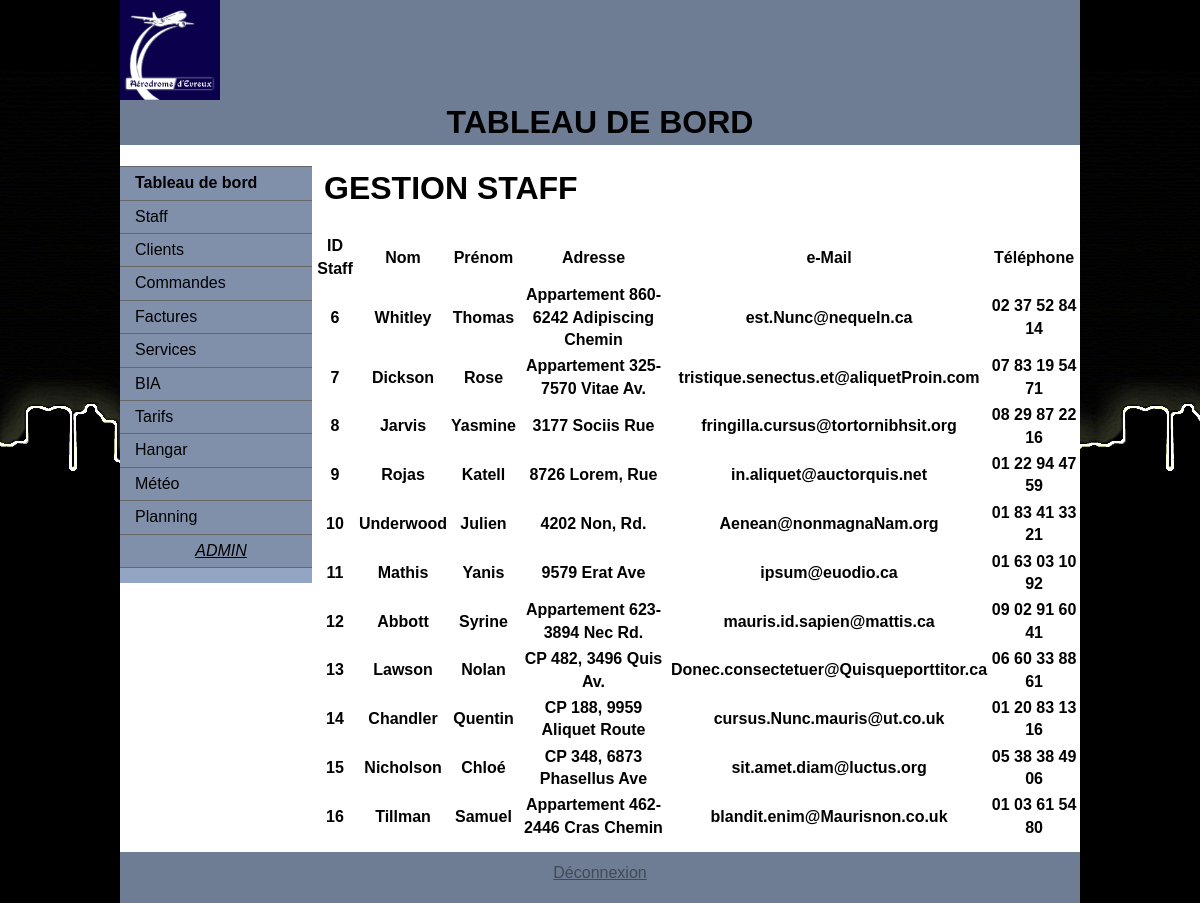
The app's page /backoffice/g_staff.php with its own data.
### tables this page shows
CREATE TABLE IF NOT EXISTS `staff` (
`idStaff` int(11) NOT NULL,
  `login` varchar(100) NOT NULL,
  `mdp` varchar(100) NOT NULL,
  `nom` varchar(100) NOT NULL,
  `prenom` varchar(100) NOT NULL,
  `adresse` varchar(100) NOT NULL,
  `email` varchar(100) NOT NULL,
  `telephone` varchar(100) NOT NULL,
  `experience` int(11) NOT NULL
);

### backoffice/g_staff.php (the view, shortened to what this page needs)
<!doctype html>
<html>
<head>
<link href="css/style.css" rel="stylesheet" type="text/css">
</head>
<body>
<div class="container">
  <div class="header">
  <?php
  	include("inc/header.php");
  ?>
  </div>
  <div class="sidebar1">
    <?php
		include("inc/nav.php");
	?>
    </div>
  <div class="content">
    <h1>GESTION STAFF</h1>
    <?php
				require_once('../inc/connection.php');
			?>
			<table class="table table-bordered table-inverse">
				<thead>
				<tr>
					<th>ID Staff</th>
					<th>Nom</th>
					<th>Prénom</th>
					<th>Adresse</th>
                    <th>e-Mail</th>
                    <th>Téléphone</th>
				</tr>
				</thead>
				<?php
				$reponse = $bdd->query('SELECT * FROM staff');;
				while ($donnees = $reponse->fetch())
				{
					echo '
					<tbody>
					<tr>
							<th>'.$donnees['idStaff'].'</th>
							<th>'.$donnees['nom'].'</th>
							<th>'.$donnees['prenom'].'</th>
							<th>'.$donnees['adresse'].'</th>
							<th>'.$donnees['email'].'</th>
							<th>'.$donnees['telephone'].'</th>
					</tr>
					</tbody>';
				}
				?>
			</table>
    </div>
  <div class="footer">
    <?php
		include("inc/footer.php");
	?>
  </div>
  </div>
</body>
</html>

### backoffice/css/style.css (style rules this page uses)
body { font: 100%/1.4 Verdana, Arial, Helvetica, sans-serif; background-image: url(../img/background.jpg); background-color: #4E5869; margin: 0; padding: 0; color: #000; }
h1, h2, h3, h4, h5, h6, p { margin-top: 0; padding-right: 12px; padding-left: 12px; }
.container { width: 80%; max-width: 1260px; min-width: 780px; background-color: #FFF; margin: 0 auto; }
.header { background-color: #6F7D94; }
.sidebar1 { float: left; width: 20%; background-color: #93A5C4; }
.content { padding: 0px 0px 10px 0px; width: 80%; float: left; }
.footer { padding: 10px 0px 2px 0px; background-color: #6F7D94; clear: both; }

### records on screen
staff: idStaff "6", nom "Whitley", prenom "Thomas", adresse "Appartement 860-6242 Adipiscing Chemin", email "est.Nunc@nequeIn.ca", telephone "02 37 52 84 14"
staff: idStaff "7", nom "Dickson", prenom "Rose", adresse "Appartement 325-7570 Vitae Av.", email "tristique.senectus.et@aliquetProin.com", telephone "07 83 19 54 71"
staff: idStaff "8", nom "Jarvis", prenom "Yasmine", adresse "3177 Sociis Rue", email "fringilla.cursus@tortornibhsit.org", telephone "08 29 87 22 16"
staff: idStaff "9", nom "Rojas", prenom "Katell", adresse "8726 Lorem, Rue", email "in.aliquet@auctorquis.net", telephone "01 22 94 47 59"
staff: idStaff "10", nom "Underwood", prenom "Julien", adresse "4202 Non, Rd.", email "Aenean@nonmagnaNam.org", telephone "01 83 41 33 21"
staff: idStaff "11", nom "Mathis", prenom "Yanis", adresse "9579 Erat Ave", email "ipsum@euodio.ca", telephone "01 63 03 10 92"
staff: idStaff "12", nom "Abbott", prenom "Syrine", adresse "Appartement 623-3894 Nec Rd.", email "mauris.id.sapien@mattis.ca", telephone "09 02 91 60 41"
staff: idStaff "13", nom "Lawson", prenom "Nolan", adresse "CP 482, 3496 Quis Av.", email "Donec.consectetuer@Quisqueporttitor.ca", telephone "06 60 33 88 61"
staff: idStaff "14", nom "Chandler", prenom "Quentin", adresse "CP 188, 9959 Aliquet Route", email "cursus.Nunc.mauris@ut.co.uk", telephone "01 20 83 13 16"
staff: idStaff "15", nom "Nicholson", prenom "Chloé", adresse "CP 348, 6873 Phasellus Ave", email "sit.amet.diam@luctus.org", telephone "05 38 38 49 06"
staff: idStaff "16", nom "Tillman", prenom "Samuel", adresse "Appartement 462-2446 Cras Chemin", email "blandit.enim@Maurisnon.co.uk", telephone "01 03 61 54 80"
